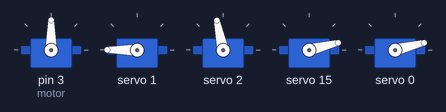
Simulated run of this sketch. Board: Arduino Uno, built with avr-gcc and run on an emulated ATmega328P. On the bench: 5 × servo.

Above: at 0.05 s.
At 0.35 s:
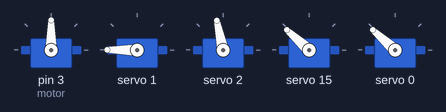
At 0.5 s:
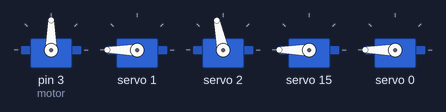
At 0.95 s:
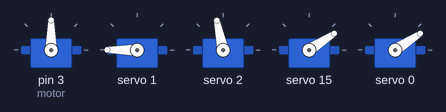
Timing chart, 0 to 3.0 s (numbered marks = the images above):
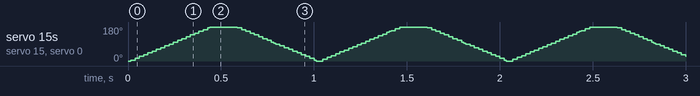

The sketch:

HCPCA9685_Servo_Example.ino
```cpp
/* FILE:    HCPCA9685_Servo_Example
   DATE:    10/06/16
   VERSION: 0.1
   AUTHOR:  Andrew Davies

   Sketch created by Hobby Components Ltd (HOBBYCOMPONENTS.COM)

10/06/16 version 0.1: Original version


This example demonstrates how to use the HCPCA9685 library together with the PCA9685
to control up to 16 servos. The sketch will initialise the library putting it into
'servo mode' and then will continuously sweep one servo connected to PWM output 0
back and forth. The example has been written particularly for the 16 Channel 12-bit
PWM Servo Motor Driver Module (HCMODU0097) available from hobbycomponents.com

To use the module connect it to your Arduino as follows:

PCA9685...........Uno/Nano
GND...............GND
OE................N/A
SCL...............A5
SDA...............A4
VCC...............5V

External 5V Power for the servo(s) can be supplied by the V+ and GND input of the
screw terminal block.

PLEASE NOTE: Depending on your servo it is possible for this sketch to attempt
drive the servo beyond its end stops. If your servo is hitting its end stops then
you should adjust the the min and max values in this sketch.

You may copy, alter and reuse this code in any way you like, but please leave
reference to HobbyComponents.com in your comments if you redistribute this code.
This software may not be used directly for the purpose of selling products that
directly compete with Hobby Components Ltd's own range of products.

THIS SOFTWARE IS PROVIDED "AS IS". HOBBY COMPONENTS MAKES NO WARRANTIES, WHETHER
EXPRESS, IMPLIED OR STATUTORY, INCLUDING, BUT NOT LIMITED TO, IMPLIED WARRANTIES OF
MERCHANTABILITY AND FITNESS FOR A PARTICULAR PURPOSE, ACCURACY OR LACK OF NEGLIGENCE.
HOBBY COMPONENTS SHALL NOT, IN ANY CIRCUMSTANCES, BE LIABLE FOR ANY DAMAGES,
INCLUDING, BUT NOT LIMITED TO, SPECIAL, INCIDENTAL OR CONSEQUENTIAL DAMAGES FOR ANY
REASON WHATSOEVER.
*/


/* Include the HCPCA9685 library */
#include "HCPCA9685.h"
#include <Servo.h>

/* I2C slave address for the device/module. For the HCMODU0097 the default I2C address
   is 0x40 */
#define  I2CAdd 0x40


/* Create an instance of the library */
HCPCA9685 HCPCA9685(I2CAdd);
Servo motor;

void setup()
{
  /* Initialise the library and set it to 'servo mode' */
  HCPCA9685.Init(SERVO_MODE);
  motor.attach(3);

  /* Wake the device up */
  HCPCA9685.Sleep(false);
}


void loop()
{
  unsigned int Pos;

  /* Sweep the servo back and forth from its minimum to maximum position.
     If your servo is hitting its end stops then you  should adjust the
     values so that the servo can sweep though its full range without hitting
     the end stops. You can adjust the min & max positions by altering
     the trim values in the libraries HCPCA9685.h file*/
  motor.write(90);
  HCPCA9685.Servo(1, 390);
  HCPCA9685.Servo(2, 225);
  for(Pos = 10; Pos < 450; Pos+=10)
  {
    /* This function sets the servos position. It takes two parameters,
     * the first is the servo to control, and the second is the servo
     * position. */
    HCPCA9685.Servo(15, Pos);
    HCPCA9685.Servo(0, Pos);

    delay(10);
  }

  for(Pos = 450; Pos >= 10; Pos-=10)
  {
    HCPCA9685.Servo(15, Pos);
    HCPCA9685.Servo(0, Pos);
    delay(10);
  }
}
```
